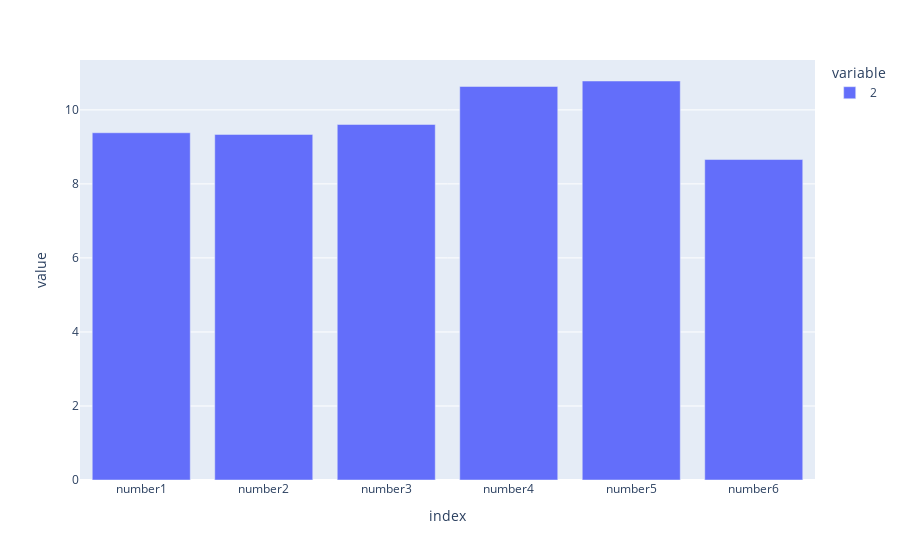

Notebook source saved alongside this figure:
### Markdown cell above
В целом красноречивость по эпитетам у Крапивина одинакова от книги к книге, но в 2005 году в пятой книге, чуть больше разошелся на описания.

### Code cell
data_adv = data_adv.drop(['index'], axis=1)
fig2 = data_adv.T.plot.bar()
fig2.show()

### Figure 1 — Plotly figure (JSON) as saved in the notebook; plotly's stock layout.template omitted (floating-point values rounded to 4 significant figures)
{"data": [{"alignmentgroup": "True", "hovertemplate": "variable=2<br>index=%{x}<br>value=%{y}<extra></extra>", "legendgroup": "2", "marker": {"color": "#636efa", "pattern": {"shape": ""}}, "name": "2", "offsetgroup": "2", "orientation": "v", "showlegend": true, "textposition": "auto", "type": "bar", "x": ["number1", "number2", "number3", "number4", "number5", "number6"], "xaxis": "x", "y": [9.382, 9.337, 9.606, 10.63, 10.78, 8.659], "yaxis": "y"}], "layout": {"barmode": "relative", "legend": {"title": {"text": "variable"}, "tracegroupgap": 0}, "margin": {"t": 60}, "xaxis": {"anchor": "y", "domain": [0, 1], "title": {"text": "index"}}, "yaxis": {"anchor": "x", "domain": [0, 1], "title": {"text": "value"}}}}
